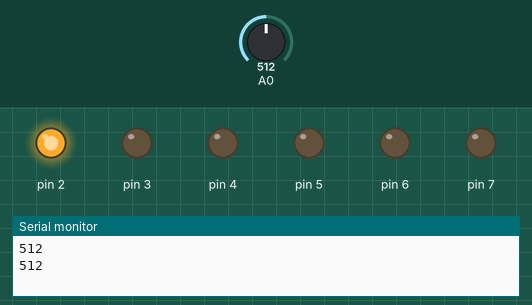
A sketch run on a simulated Arduino Uno, built with avr-gcc and run on an emulated ATmega328P. Shown: output pins drawn as LEDs (lit = HIGH), the last lines printed to the serial monitor. The test bench sets the inputs (shaded band); at power-on: A0 = 512.

Above: at 1.8 s.
1.9 s: A0 set to 492
At 2.5 s:
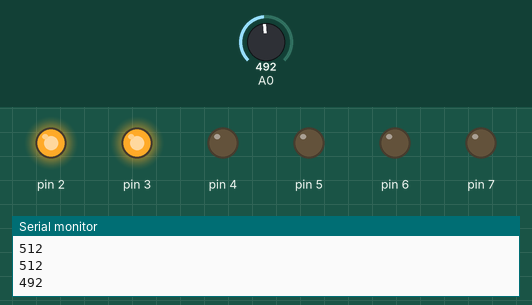
3.5 s: A0 set to 258
5.2 s: A0 set to 234
At 6.8 s:
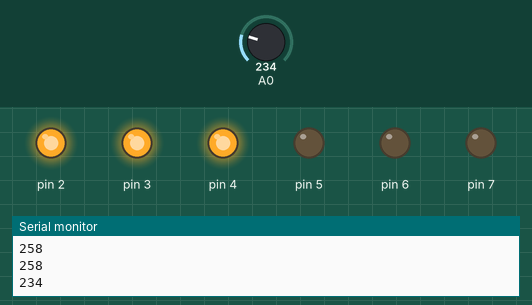
7.5 s: A0 set to 139
9.2 s: A0 set to 114
At 11.2 s:
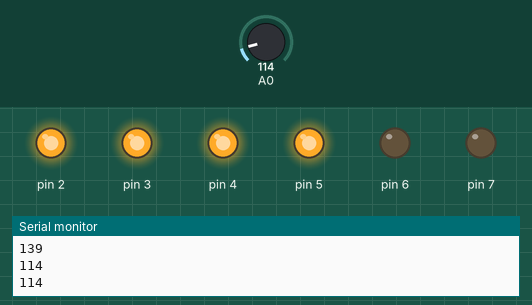
11.5 s: A0 set to 135
At 12.7 s:
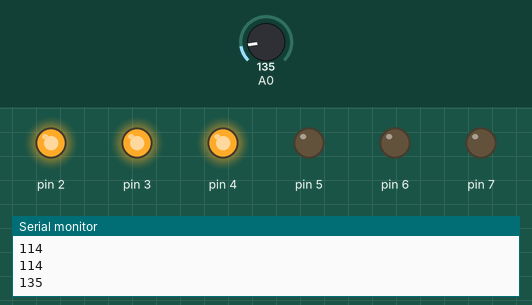
Timing chart, 0 to 14.5 s (numbered marks = the images above; inputs shaded):
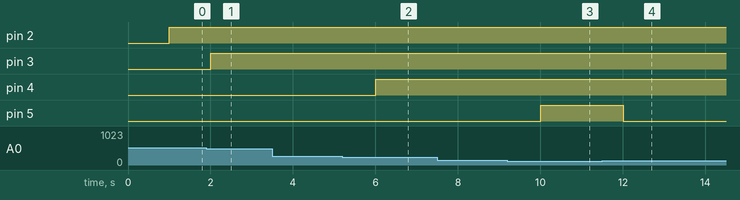

The sketch:

18_11_03_flame.ino
```cpp
void setup() {
  // put your setup code here, to run once:
  pinMode (2, OUTPUT);
  pinMode (3, OUTPUT);
  pinMode (4, OUTPUT);
  pinMode (5, OUTPUT);
  pinMode (6, OUTPUT);
  pinMode (7, OUTPUT);
  pinMode (A0, INPUT);
  Serial.begin(9600);
}

void loop() {
  // put your main code here, to run repeatedly:
  Serial.println (analogRead(A0));
  delay (1000);
  if(analogRead(A0)>1000)
  {
   digitalWrite(2,LOW);
   digitalWrite(3,LOW);
   digitalWrite(4,LOW);
   digitalWrite(5,LOW);
   digitalWrite(6,LOW);
   digitalWrite(7,LOW);
    }
  else if(analogRead(A0)>500)
  {
  digitalWrite(2,HIGH);
  digitalWrite(3,LOW);
  digitalWrite(4,LOW);
  digitalWrite(5,LOW);
  digitalWrite(6,LOW);
  digitalWrite(7,LOW);
   }
   else if(analogRead(A0)>250)
  {
  digitalWrite(2,HIGH);
  digitalWrite(3,HIGH);
  digitalWrite(4,LOW);
  digitalWrite(5,LOW);
  digitalWrite(6,LOW);
  digitalWrite(7,LOW);
   }
   else if(analogRead(A0)>125)
  {
  digitalWrite(2,HIGH);
  digitalWrite(3,HIGH);
  digitalWrite(4,HIGH);
  digitalWrite(5,LOW);
  digitalWrite(6,LOW);
  digitalWrite(7,LOW);
   }
   else if(analogRead(A0)>100)
  {
  digitalWrite(2,HIGH);
  digitalWrite(3,HIGH);
  digitalWrite(4,HIGH);
  digitalWrite(5,HIGH);
  digitalWrite(6,LOW);
  digitalWrite(7,LOW);
   }
   else
  {
  digitalWrite(2,HIGH);
  digitalWrite(3,HIGH);
  digitalWrite(4,HIGH);
  digitalWrite(5,HIGH);
  digitalWrite(6,HIGH);
  digitalWrite(7,HIGH);
   }

}
```

Measured:
- the behaviour switches between 501 and 500 on A0 (found by bisection; images 0 and 1)
- the behaviour switches between 251 and 250 on A0 (found by bisection; images 1 and 2)
- the behaviour switches between 126 and 125 on A0 (found by bisection; images 2 and 3)
- after the input at 1.9 s, pin 3: LOW → HIGH after 0.10 s
- after the input at 5.2 s, pin 4: LOW → HIGH after 0.80 s
- after the input at 9.2 s, pin 5: LOW → HIGH after 0.81 s
- after the input at 11.5 s, pin 5: HIGH → LOW after 0.51 s
